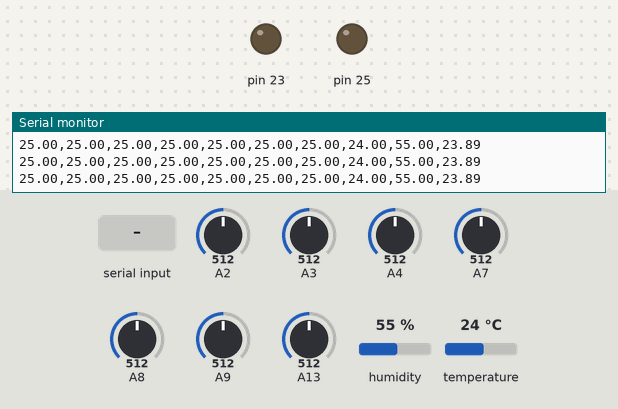
The sketch below on a simulated Arduino Mega 2560, built with avr-gcc and run on an emulated ATmega2560. Parts: output pins drawn as LEDs (lit = HIGH), the last lines printed to the serial monitor. The test bench sets the inputs (shaded band); at power-on: A2 = 512, A3 = 512, A4 = 512, A7 = 512, A8 = 512, A9 = 512, A13 = 512, humidity 55 %, temperature 24 °C.

Above: at 1.2 s.
1.3 s: "airin_on\n" received over Serial
At 2.3 s:
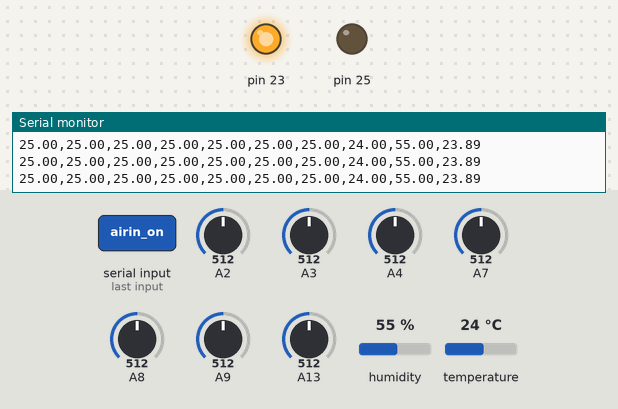
3.0 s: "airout_on\n" received over Serial
At 4.2 s:
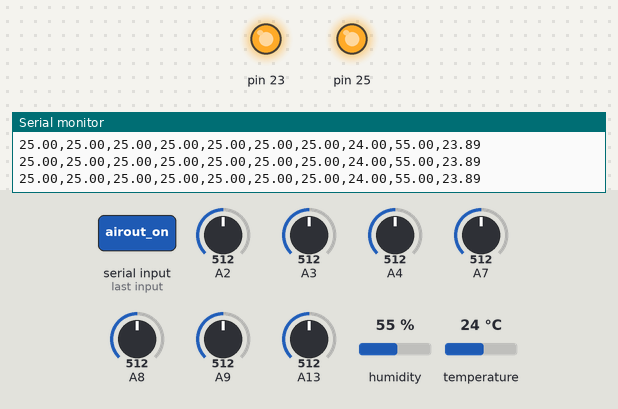
4.5 s: "airin_off\n" received over Serial
At 4.9 s:
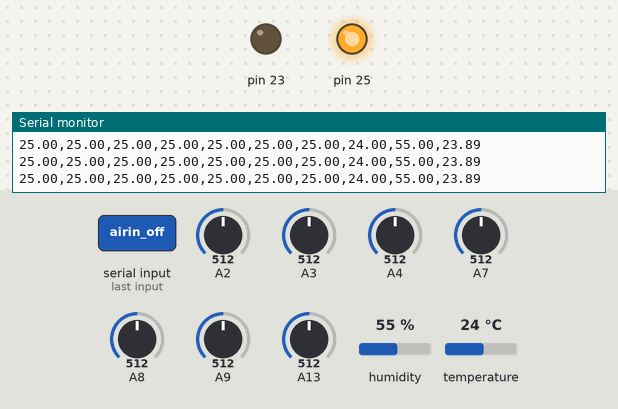
6.0 s: "airout_off\n" received over Serial
At 6.8 s:
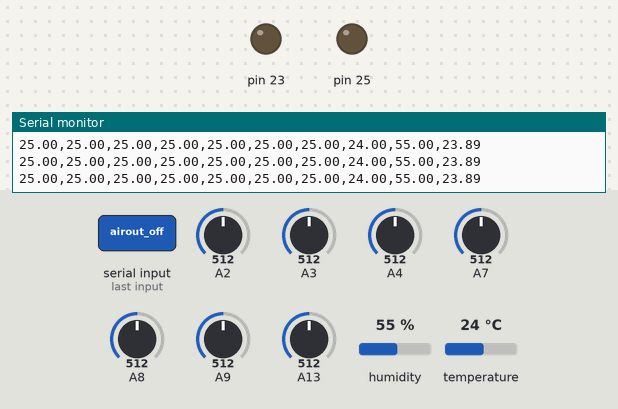
Timing chart, 0 to 8.5 s (numbered marks = the images above; inputs shaded):
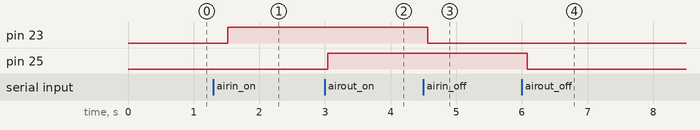

Measured:
- after the input at 1.3 s, pin 23: LOW → HIGH after 0.22 s
- after the input at 3.0 s, pin 25: LOW → HIGH at once
- after the input at 4.5 s, pin 23: HIGH → LOW after 0.06 s
- after the input at 6.0 s, pin 25: HIGH → LOW after 0.08 s

The sketch:

seriastudio.ino
```cpp
#include "DHT.h"
#define DHTPIN 53     // Digital pin connected to the DHT sensor
#define DHTTYPE DHT22   // DHT 22  (AM2302), AM2321

DHT dht(DHTPIN, DHTTYPE);

String command;
float sensorVoltage2;
float sensorValue2;

void setup()
{

  Serial.begin(9600);
  pinMode(23,OUTPUT);
  pinMode(25,OUTPUT);

  dht.begin();
}

void loop()
{
   if(Serial.available()){
        command = Serial.readStringUntil('\n');

        if(command.equals("airin_on")){
            digitalWrite(23,HIGH);
        }
        else if(command.equals("airin_off")){
            digitalWrite(23,LOW);
        }
        else if(command.equals("airout_on")){
            digitalWrite(25,HIGH);
        }
        else if(command.equals("airout_off")){
            digitalWrite(25,LOW);
        }
        else{
            Serial.println("Invalid command");
        }
    }

  float sensorVoltage3;
  float sensorValue3;

  float sensorVoltage4;
  float sensorValue4;

  float sensorVoltage6;
  float sensorValue6;

  float sensorVoltage7;
  float sensorValue7;

  float sensorVoltage8;
  float sensorValue8;

  float sensorVoltage9;
  float sensorValue9;

  float sensorVoltage135;
  float sensorValue135;

  // Reading temperature or humidity takes about 250 milliseconds!
  // Sensor readings may also be up to 2 seconds 'old' (its a very slow sensor)
  float h = dht.readHumidity();
  // Read temperature as Celsius (the default)
  float t = dht.readTemperature();
  // Compute heat index in Celsius (isFahreheit = false)
  float hic = dht.computeHeatIndex(t, h, false);

  sensorValue2 = analogRead(A2);
  sensorVoltage2 = sensorValue2 / 1024 * 5.0 * 10;
  sensorValue3 = analogRead(A3);
  sensorVoltage3 = sensorValue3 / 1024 * 5.0 * 10;
  sensorValue4 = analogRead(A4);
  sensorVoltage4 = sensorValue4 / 1024 * 5.0 * 10;
  //  sensorValue6 = analogRead(A6);
  //  sensorVoltage6 = sensorValue6 / 1024 * 5.0 * 10;
  sensorValue7 = analogRead(A7);
  sensorVoltage7 = sensorValue7 / 1024 * 5.0 * 10;
  sensorValue8 = analogRead(A8);
  sensorVoltage8 = sensorValue8 / 1024 * 5.0 * 10;
  sensorValue9 = analogRead(A9);
  sensorVoltage9 = sensorValue9 / 1024 * 5.0 * 10;
  sensorValue135 = analogRead(A13);
  sensorVoltage135 = sensorValue135 / 1024 * 5.0 * 10;
 // Serial.print("/*");

  Serial.print(sensorVoltage2);
  Serial.print(",");

  Serial.print(sensorVoltage3);
  Serial.print(",");

  Serial.print(sensorVoltage4);
  Serial.print(",");

  //  Serial.print(sensorVoltage6);
  //  Serial.print(",");

  Serial.print(sensorVoltage7);
  Serial.print(",");

  Serial.print(sensorVoltage8);
  Serial.print(",");

  Serial.print(sensorVoltage9);
  Serial.print(",");

  Serial.print(sensorVoltage135);
  Serial.print(",");

  Serial.print(t);
  Serial.print(",");

  Serial.print(h);
  Serial.print(",");

  Serial.print(hic);

  //Serial.print("*/");
  Serial.println("\t");

  delay(500);

  //  Serial.print(F("Humidity: "));
  //  Serial.print(h);
  //  Serial.print(F("%  Temperature: "));
  //  Serial.print(t);
  //  Serial.print(F("°C Heat index: "));
  //  Serial.print(hic);
  //  Serial.print(F("°C "));

}
```
